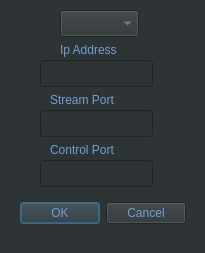
<?xml version="1.0" encoding="UTF-8"?>
<ui version="4.0">
 <class>ConnectionDialog</class>
 <widget class="QDialog" name="ConnectionDialog">
  <property name="geometry">
   <rect>
    <x>0</x>
    <y>0</y>
    <width>205</width>
    <height>253</height>
   </rect>
  </property>
  <property name="windowTitle">
   <string>Connection</string>
  </property>
  <property name="styleSheet">
   <string notr="true">background-color: rgb(46, 52, 54);</string>
  </property>
  <widget class="QLineEdit" name="ip_address_text">
   <property name="geometry">
    <rect>
     <x>40</x>
     <y>60</y>
     <width>113</width>
     <height>27</height>
    </rect>
   </property>
   <property name="styleSheet">
    <string notr="true">color: rgb(114, 159, 207);</string>
   </property>
  </widget>
  <widget class="QLineEdit" name="stream_port_text">
   <property name="geometry">
    <rect>
     <x>40</x>
     <y>110</y>
     <width>113</width>
     <height>27</height>
    </rect>
   </property>
   <property name="styleSheet">
    <string notr="true">color: rgb(114, 159, 207);</string>
   </property>
  </widget>
  <widget class="QDialogButtonBox" name="buttonBox">
   <property name="geometry">
    <rect>
     <x>20</x>
     <y>200</y>
     <width>166</width>
     <height>27</height>
    </rect>
   </property>
   <property name="styleSheet">
    <string notr="true">color: rgb(114, 159, 207);
background-color: rgb(46, 52, 54);</string>
   </property>
   <property name="standardButtons">
    <set>QDialogButtonBox::Cancel|QDialogButtonBox::Ok</set>
   </property>
  </widget>
  <widget class="QLabel" name="label">
   <property name="geometry">
    <rect>
     <x>60</x>
     <y>40</y>
     <width>81</width>
     <height>19</height>
    </rect>
   </property>
   <property name="styleSheet">
    <string notr="true">color: rgb(114, 159, 207);</string>
   </property>
   <property name="text">
    <string>Ip Address</string>
   </property>
  </widget>
  <widget class="QLabel" name="label_2">
   <property name="geometry">
    <rect>
     <x>50</x>
     <y>90</y>
     <width>91</width>
     <height>19</height>
    </rect>
   </property>
   <property name="styleSheet">
    <string notr="true">color: rgb(114, 159, 207);</string>
   </property>
   <property name="text">
    <string>Stream Port</string>
   </property>
  </widget>
  <widget class="QComboBox" name="comboBox">
   <property name="geometry">
    <rect>
     <x>60</x>
     <y>10</y>
     <width>79</width>
     <height>27</height>
    </rect>
   </property>
   <property name="styleSheet">
    <string notr="true">color: rgb(114, 159, 207);</string>
   </property>
   <property name="editable">
    <bool>false</bool>
   </property>
   <property name="currentIndex">
    <number>-1</number>
   </property>
  </widget>
  <widget class="QLabel" name="label_3">
   <property name="geometry">
    <rect>
     <x>50</x>
     <y>140</y>
     <width>91</width>
     <height>19</height>
    </rect>
   </property>
   <property name="styleSheet">
    <string notr="true">color: rgb(114, 159, 207);</string>
   </property>
   <property name="text">
    <string>Control Port</string>
   </property>
  </widget>
  <widget class="QLineEdit" name="control_port_text">
   <property name="geometry">
    <rect>
     <x>40</x>
     <y>160</y>
     <width>113</width>
     <height>27</height>
    </rect>
   </property>
   <property name="styleSheet">
    <string notr="true">color: rgb(114, 159, 207);</string>
   </property>
  </widget>
 </widget>
 <resources/>
 <connections/>
</ui>
